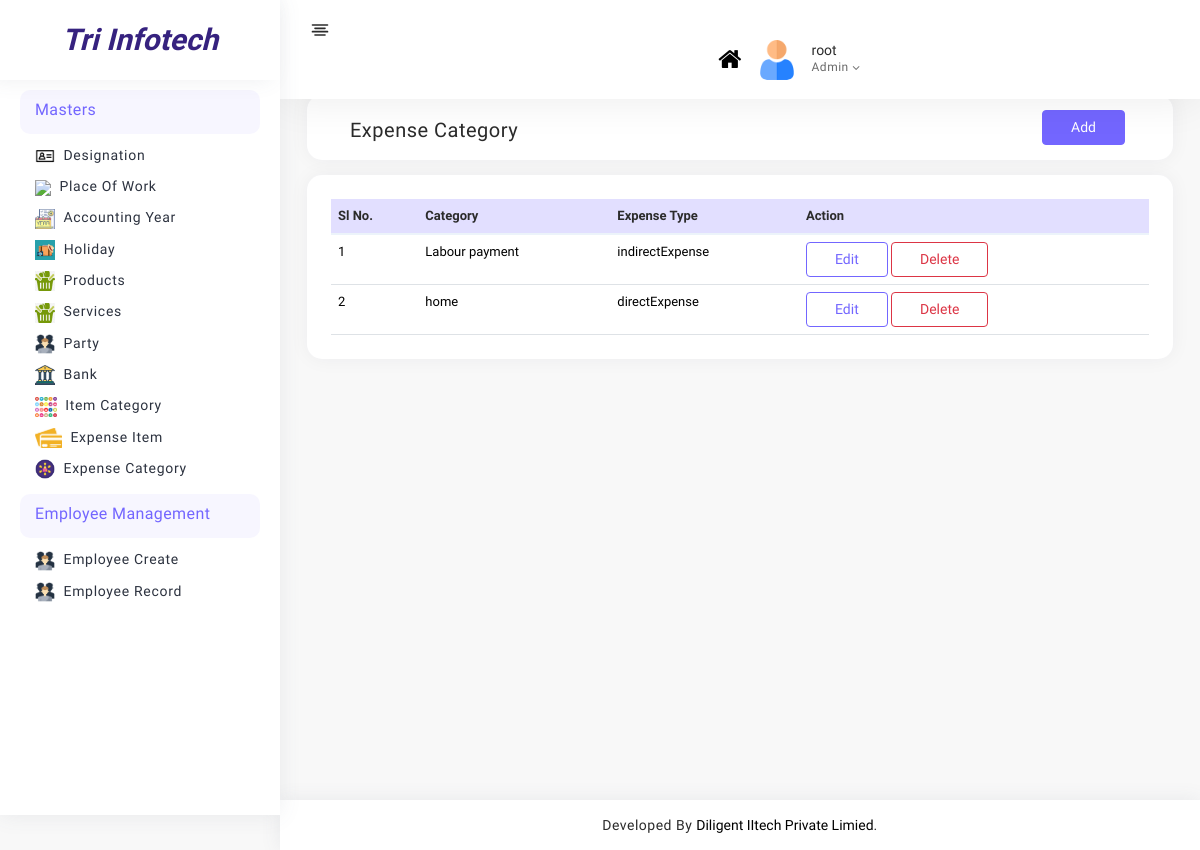
The app's page /admin_panel/expense_category/ (signed in), older data.
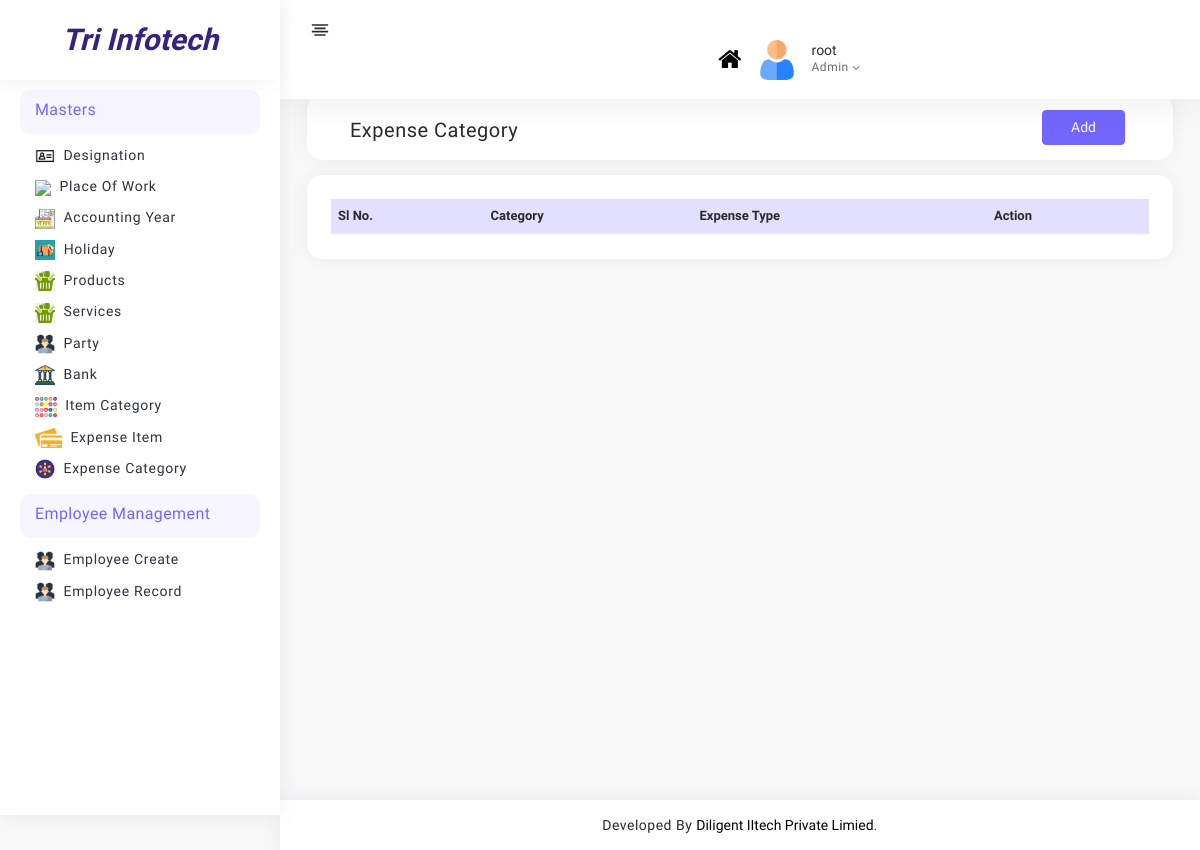
The same page, newer data.
### admin_panel/models.py (models this page shows, shortened)
class ExpenseCategory(models.Model):
    expenseTypes = (
        ('indirectExpense','indirect Expense'),
        ('directExpense','direct Expense'),
    )
    name = models.CharField( max_length=100,unique=True)
    expenseType = models.CharField(choices=expenseTypes,max_length=50)

### admin_panel/views.py (the view)
# urls.py: path("expense_category/",views.expense_category,name="expense_category"),
def expense_category(request):
    if request.user.is_staff:
        category = ExpenseCategory.objects.all()
        return render(request,"masters/expense_category/expense_category.html",{"category":category})
    else:
        return redirect("login")

### admin_panel/templates/masters/expense_category/expense_category.html (shortened to what this page needs)
{% extends 'base.html' %}
{% load static %}
{% block content %}
<div class="page-body">
<form>
   <div class="container-fluid">
        <div class="card p-3 py-2 project-list">
            <div class="row">
                <div class="col-md-6">
                    <h5 class="mb-0 mt-2">Expense Category</h5>
                </div>
                <div class="col-md-6">
                    <a href="{% url 'expense_category_add' %} " class="btn btn-primary rs-text-right">Add</a>
                </div>
            </div>
        </div>
        <div class="card rs-mt-10 rs-br-0">
            <div class="card-body p-4 rs-p-0">
                <div class="">
                    <table class="table rs_table">
                        <thead>
                            <tr>
                                <th class="rs-w-5"><span  class="hidden-xs">Sl No.</span></th>
                                <th>Category</th>
                                <th>Expense Type</th>
                                <th class="rs-text-right">Action</th>
                            </tr>
                        </thead>
                        <tbody>
                            {% for cat in category %}
                            <tr>
                                <td class="rs-pr-0">
                                    <span >{{ forloop.counter}}</span>
                                </td>
                                <td>{{ cat.name }}</td>
                                <td>{{ cat.expenseType }}</td>
                                <td class="rs-text-right"><a href="{% url 'expense_category_edit' cat.id %}" class="btn btn-outline-primary">Edit</a>
                                    <a type="button" class="btn btn-outline-danger" data-toggle="modal"
                                            data-target="#exampleModal-{{forloop.counter}}">
                                            Delete
                                    </a>
                                </td>
                            </tr>
                            {% endfor %}
                        </tbody>
                    </table>
                </div>
            </div>
        </div>
    </div>
   </form>
</div>
{% endblock content %}

Row changes from the older to the newer data that the page shows:
removed ExpenseCategory: name "Labour payment", expenseType "indirectExpense"
removed ExpenseCategory: name "home", expenseType "directExpense"
